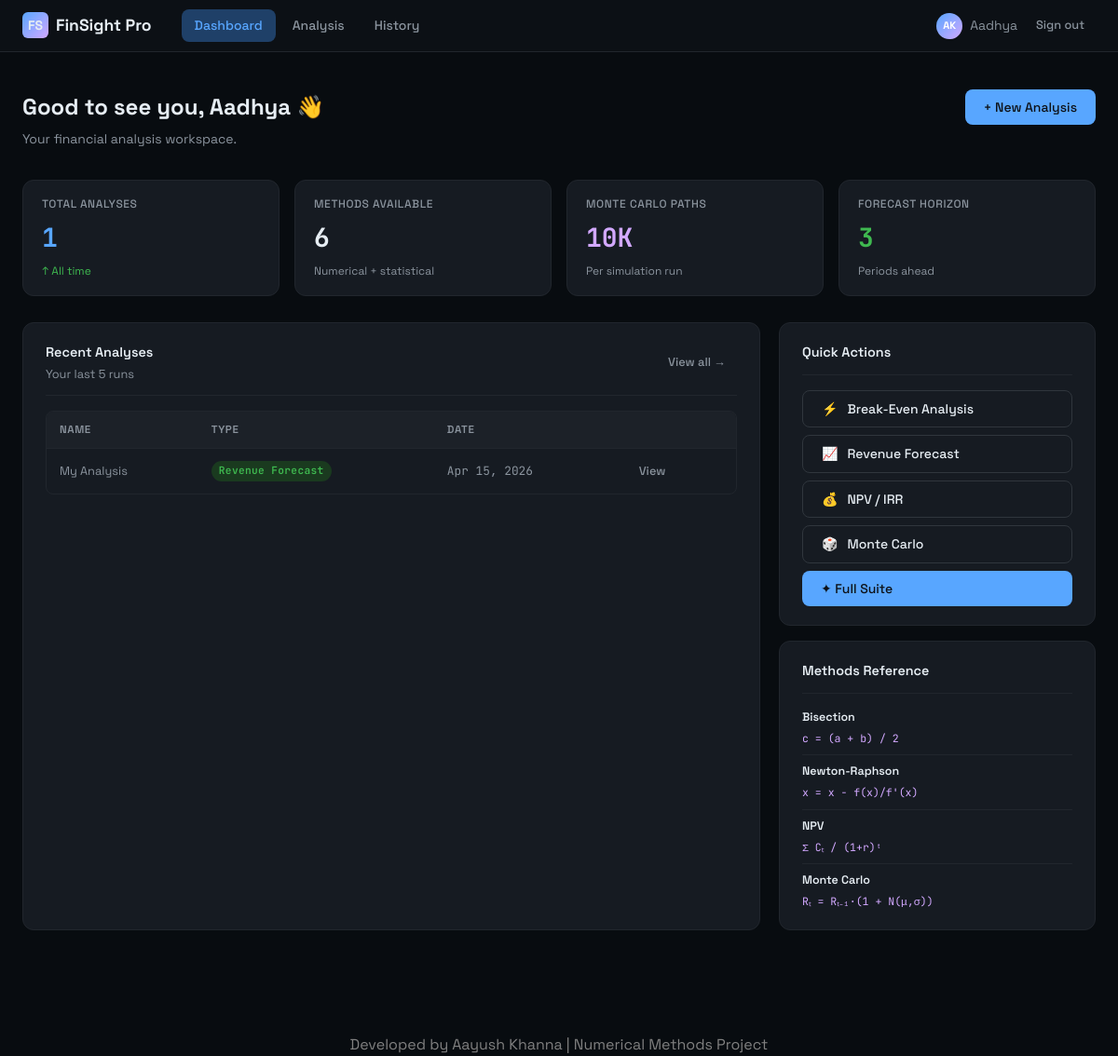
The app's page /dashboard/ (signed in) with its own data.
### predictor/models.py (models this page shows, shortened)
class AnalysisHistory(models.Model):
    ANALYSIS_TYPES = [
        ("breakeven", "Break-Even Analysis"),
        ("forecast", "Revenue Forecast"),
        ("npv", "NPV Analysis"),
        ("monte_carlo", "Monte Carlo Simulation"),
        ("irr", "IRR Calculation"),
    ]
    user = models.ForeignKey(User, on_delete=models.CASCADE, related_name="analyses")
    analysis_type = models.CharField(max_length=20, choices=ANALYSIS_TYPES)
    name = models.CharField(max_length=100, default="Untitled Analysis")
    input_data = models.JSONField()
    result_data = models.JSONField()
    created_at = models.DateTimeField(default=timezone.now)
    class Meta:
        ordering = ["-created_at"]
        verbose_name_plural = "Analysis Histories"

### predictor/views.py (the view)
# urls.py: path("dashboard/",      views.dashboard,      name="dashboard"),
@login_required
def dashboard(request):
    history = AnalysisHistory.objects.filter(user=request.user)[:5]
    total_analyses = AnalysisHistory.objects.filter(user=request.user).count()
    context = {
        "history": history,
        "total_analyses": total_analyses,
    }
    return render(request, "predictor/dashboard.html", context)

### predictor/templates/predictor/dashboard.html (shortened to what this page needs)
{% extends "base.html" %}
{% block content %}
<div class="container" style="padding-top:40px; padding-bottom:60px;">
  <div style="display:flex;align-items:flex-start;justify-content:space-between;margin-bottom:32px;">
    <div>
      <h1 style="font-size:1.5rem;font-weight:700;">Good to see you, {{ user.first_name|default:user.username }} 👋</h1>
      <p style="color:var(--text-2);margin-top:4px;font-size:0.875rem;">Your financial analysis workspace.</p>
    </div>
    <a href="{% url 'analysis' %}" class="btn btn-primary">
      + New Analysis
    </a>
  </div>
  <div class="grid-4" style="margin-bottom:28px;">
    <div class="stat-card">
      <div class="stat-label">Total Analyses</div>
      <div class="stat-value" style="color:var(--accent);">{{ total_analyses }}</div>
      <div class="stat-delta up">↑ All time</div>
    </div>
    <div class="stat-card">
      <div class="stat-label">Methods Available</div>
      <div class="stat-value">6</div>
      <div class="stat-delta" style="color:var(--text-2);">Numerical + statistical</div>
    </div>
    <div class="stat-card">
      <div class="stat-label">Monte Carlo Paths</div>
      <div class="stat-value" style="color:var(--purple);">10K</div>
      <div class="stat-delta" style="color:var(--text-2);">Per simulation run</div>
    </div>
    <div class="stat-card">
      <div class="stat-label">Forecast Horizon</div>
      <div class="stat-value" style="color:var(--green);">3</div>
      <div class="stat-delta" style="color:var(--text-2);">Periods ahead</div>
    </div>
  </div>
  <div style="display:grid;grid-template-columns:1fr 340px;gap:20px;">
    <div class="card">
      <div class="card-header">
        <div>
          <div class="card-title">Recent Analyses</div>
          <div class="card-subtitle">Your last 5 runs</div>
        </div>
        <a href="{% url 'history' %}" class="btn btn-ghost btn-sm">View all →</a>
      </div>
      {% if history %}
      <div class="table-wrap">
        <table>
          <thead>
            <tr>
              <th>Name</th>
              <th>Type</th>
              <th>Date</th>
              <th></th>
            </tr>
          </thead>
          <tbody>
            {% for a in history %}
            <tr>
              <td class="label">{{ a.name }}</td>
              <td>
                <span class="badge
                  {% if a.analysis_type == 'breakeven' %}badge-blue
                  {% elif a.analysis_type == 'forecast' %}badge-green
                  {% elif a.analysis_type == 'npv' %}badge-purple
                  {% elif a.analysis_type == 'monte_carlo' %}badge-orange
                  {% else %}badge-blue{% endif %}">
                  {{ a.get_analysis_type_display }}
                </span>
              </td>
              <td style="color:var(--text-2);">{{ a.created_at|date:"M d, Y" }}</td>
              <td><a href="{% url 'history_detail' a.pk %}" class="btn btn-ghost btn-sm">View</a></td>
            </tr>
            {% endfor %}
          </tbody>
        </table>
      </div>
      {% else %}
      <div class="empty-state">
        <div class="empty-icon">📊</div>
        <p>No analyses yet. <a href="{% url 'analysis' %}" style="color:var(--accent);">Run your first one →</a></p>
      </div>
      {% endif %}
    </div>
    <div>
      <div class="card" style="margin-bottom:16px;">
        <div class="card-header">
          <div class="card-title">Quick Actions</div>
        </div>
        <div style="display:flex;flex-direction:column;gap:8px;">
          <a href="{% url 'analysis' %}?type=breakeven" class="btn btn-secondary" style="justify-content:flex-start;gap:10px;">
            <span style="color:var(--accent);">⚡</span> Break-Even Analysis
          </a>
          <a href="{% url 'analysis' %}?type=forecast" class="btn btn-secondary" style="justify-content:flex-start;gap:10px;">
            <span style="color:var(--green);">📈</span> Revenue Forecast
          </a>
          <a href="{% url 'analysis' %}?type=npv" class="btn btn-secondary" style="justify-content:flex-start;gap:10px;">
            <span style="color:var(--purple);">💰</span> NPV / IRR
          </a>
          <a href="{% url 'analysis' %}?type=monte_carlo" class="btn btn-secondary" style="justify-content:flex-start;gap:10px;">
            <span style="color:var(--orange);">🎲</span> Monte Carlo
          </a>
          <a href="{% url 'analysis' %}?type=all" class="btn btn-primary" style="justify-content:flex-start;gap:10px;">
            ✦ Full Suite
          </a>
        </div>
      </div>
      <div class="card">
        <div class="card-header">
          <div class="card-title">Methods Reference</div>
        </div>
        <div style="display:flex;flex-direction:column;gap:8px;">
          {% for method, formula in methods %}
          <div style="border-bottom:1px solid var(--border);padding-bottom:8px;margin-bottom:0;">
            <div style="font-size:0.78rem;font-weight:600;color:var(--text-1);margin-bottom:3px;">{{ method }}</div>
            <div style="font-size:0.72rem;font-family:var(--mono);color:var(--purple);">{{ formula }}</div>
          </div>
          {% empty %}
          <div style="border-bottom:1px solid var(--border);padding-bottom:8px;">
            <div style="font-size:0.78rem;font-weight:600;color:var(--text-1);margin-bottom:3px;">Bisection</div>
            <div style="font-size:0.72rem;font-family:var(--mono);color:var(--purple);">c = (a + b) / 2</div>
          </div>
          <div style="border-bottom:1px solid var(--border);padding-bottom:8px;">
            <div style="font-size:0.78rem;font-weight:600;color:var(--text-1);margin-bottom:3px;">Newton-Raphson</div>
            <div style="font-size:0.72rem;font-family:var(--mono);color:var(--purple);">x = x - f(x)/f'(x)</div>
          </div>
          <div style="border-bottom:1px solid var(--border);padding-bottom:8px;">
            <div style="font-size:0.78rem;font-weight:600;color:var(--text-1);margin-bottom:3px;">NPV</div>
            <div style="font-size:0.72rem;font-family:var(--mono);color:var(--purple);">Σ Cₜ / (1+r)ᵗ</div>
          </div>
          <div>
            <div style="font-size:0.78rem;font-weight:600;color:var(--text-1);margin-bottom:3px;">Monte Carlo</div>
            <div style="font-size:0.72rem;font-family:var(--mono);color:var(--purple);">Rₜ = Rₜ₋₁·(1 + N(μ,σ))</div>
          </div>
          {% endfor %}
        </div>
      </div>
    </div>
  </div>
</div>
{% endblock %}

### templates/base.html (shortened to what this page needs)
{% load static %}
<!DOCTYPE html>
<html lang="en">
<head>
</head>
<body>
  <nav class="nav">
    <a href="{% url 'landing' %}" class="nav-brand">
      <div class="logo-icon">FS</div>
      <span>FinSight Pro</span>
    </a>
    <div class="nav-links">
      {% if user.is_authenticated %}
        <a href="{% url 'dashboard' %}" class="nav-link {% if request.resolver_match.url_name == 'dashboard' %}active{% endif %}">Dashboard</a>
        <a href="{% url 'analysis' %}" class="nav-link {% if request.resolver_match.url_name == 'analysis' %}active{% endif %}">Analysis</a>
        <a href="{% url 'history' %}" class="nav-link {% if request.resolver_match.url_name == 'history' %}active{% endif %}">History</a>
      {% endif %}
    </div>
    <div class="nav-right">
      {% if user.is_authenticated %}
        <div class="nav-user">
          <div class="nav-avatar">{{ user.first_name|first|upper }}{{ user.last_name|first|upper }}</div>
          <span>{{ user.first_name|default:user.username }}</span>
        </div>
        <a href="{% url 'logout' %}" class="btn btn-ghost btn-sm">Sign out</a>
      {% else %}
        <a href="{% url 'login' %}" class="btn btn-ghost btn-sm">Sign in</a>
        <a href="{% url 'register' %}" class="btn btn-primary btn-sm">Get Started</a>
      {% endif %}
    </div>
  </nav>
  <div class="page">
    {% block content %}{% endblock %}
  </div>
  <footer style="text-align:center; margin-top:50px; color:gray;">
    Developed by Aayush Khanna | Numerical Methods Project
</footer>
</body>
</html>

### records on screen
AnalysisHistory: name "My Analysis", analysis_type "Revenue Forecast", created_at "Apr 15, 2026"

### other values on screen
{{ user.first_name|first|upper }} "A"
{{ user.last_name|first|upper }} "K"
{{ user.first_name|default:user.username }} "Aadhya"
{{ total_analyses }} "1"
